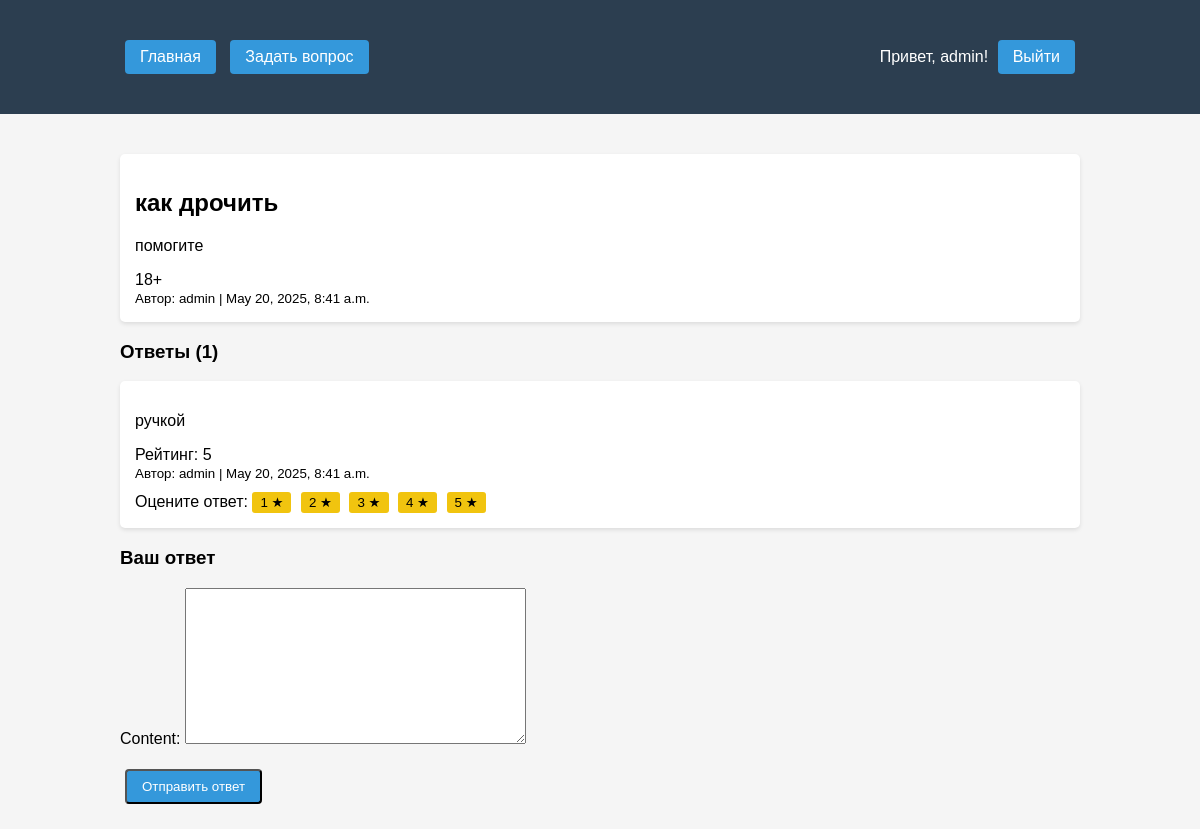
Page /question/2/ (signed in) on the committed database.
### qa/models.py (models this page shows, shortened)
class Question(models.Model):
    title = models.CharField(max_length=200)
    content = models.TextField()
    author = models.ForeignKey(User, on_delete=models.CASCADE)
    created_at = models.DateTimeField(auto_now_add=True)
    updated_at = models.DateTimeField(auto_now=True)
    tags = models.ManyToManyField(Tag)

class Tag(models.Model):
    name = models.CharField(max_length=50, unique=True)

class Answer(models.Model):
    question = models.ForeignKey(Question, on_delete=models.CASCADE, related_name='answers')
    content = models.TextField()
    author = models.ForeignKey(User, on_delete=models.CASCADE)
    created_at = models.DateTimeField(auto_now_add=True)
    updated_at = models.DateTimeField(auto_now=True)
    rating = models.IntegerField(default=0)

### qa/views.py (the view)
# urls.py: path('question/<int:question_id>/', views.question_detail, name='question_detail'),
def question_detail(request, question_id):
    question = get_object_or_404(Question, pk=question_id)
    answers = question.answers.all().order_by('-rating', '-created_at')
    if request.method == 'POST' and request.user.is_authenticated:
        form = AnswerForm(request.POST)
        if form.is_valid():
            answer = form.save(commit=False)
            answer.question = question
            answer.author = request.user
            answer.save()
            return redirect('question_detail', question_id=question.id)
    else:
        form = AnswerForm()
    return render(request, 'qa/question_detail.html', {
        'question': question,
        'answers': answers,
        'form': form
    })

### qa/forms.py
class AnswerForm(forms.ModelForm):
    class Meta:
        model = Answer
        fields = ['content']

### qa/templates/qa/question_detail.html (shortened to what this page needs)
{% extends 'qa/base.html' %}
{% block content %}
    <div class="question">
        <h2>{{ question.title }}</h2>
        <p>{{ question.content }}</p>
        <div class="tags">
            {% for tag in question.tags.all %}
                <span class="tag">{{ tag.name }}</span>
            {% endfor %}
        </div>
        <small>Автор: {{ question.author.username }} | {{ question.created_at }}</small>
    </div>
    <h3>Ответы ({{ answers.count }})</h3>
    {% for answer in answers %}
        <div class="answer">
            <p>{{ answer.content }}</p>
            <div class="rating">Рейтинг: {{ answer.rating }}</div>
            <small>Автор: {{ answer.author.username }} | {{ answer.created_at }}</small>
            {% if user.is_authenticated %}
                <div class="rating-buttons">
                    Оцените ответ:
                    {% for i in "12345" %}
                        <form action="{% url 'rate_answer' answer.id forloop.counter %}" method="post" style="display: inline;">
                            <button type="submit" class="rating-btn">{{ forloop.counter }} ★</button>
                        </form>
                    {% endfor %}
                </div>
            {% endif %}
        </div>
    {% endfor %}
    {% if user.is_authenticated %}
        <h3>Ваш ответ</h3>
        <form method="post">
            {{ form.as_p }}
            <button type="submit" class="btn">Отправить ответ</button>
        </form>
    {% else %}
        <p><a href="{% url 'admin:login' %}">Войдите</a>, чтобы оставить ответ.</p>
    {% endif %}
{% endblock %}

### qa/templates/qa/base.html (shortened to what this page needs)
<!DOCTYPE html>
<html lang="ru">
<head>
</head>
<body>
    <header>
        <div class="container">
            <a href="{% url 'home' %}" class="btn">Главная</a>
            {% if user.is_authenticated %}
                <a href="{% url 'ask_question' %}" class="btn">Задать вопрос</a>
                <span style="float: right;">
                    Привет, {{ user.username }}!
                    <a href="{% url 'logout' %}" class="btn">Выйти</a>
                </span>
            {% else %}
                <span style="float: right;">
                    <a href="{% url 'login' %}" class="btn">Войти</a>
                    <a href="{% url 'register' %}" class="btn">Регистрация</a>
                </span>
            {% endif %}
        </div>
    </header>
    <div class="container">
        {% block content %}{% endblock %}
    </div>
</body>
</html>

### qa/templates/qa/base.html (style rules this page uses)
body { font-family: Arial, sans-serif; margin: 0; padding: 0; background-color: #f5f5f5; }
.container { width: 80%; margin: 0 auto; padding: 20px; }
header { background: #2c3e50; color: white; padding: 15px 0; margin-bottom: 20px; }
.btn { display: inline-block; padding: 8px 15px; background: #3498db; color: white; text-decoration: none; border-radius: 4px; margin: 5px; }
.question, .answer { background: white; padding: 15px; margin-bottom: 15px; border-radius: 5px; box-shadow: 0 2px 4px rgba(0,0,0,0.1); }
.rating-buttons { margin-top: 10px; }
.rating-btn { padding: 3px 8px; margin-right: 5px; background: #f1c40f; border: none; border-radius: 3px; cursor: pointer; }

### rows in the picture
Question: title "как дрочить", content "помогите", author.username "admin", created_at "May 20, 2025, 8:41 a.m."
Tag: name "18+"
Answer: content "ручкой", rating "5", author.username "admin", created_at "May 20, 2025, 8:41 a.m."

### other values in the picture
{{ user.username }} "admin"
{{ answers.count }} "1"
